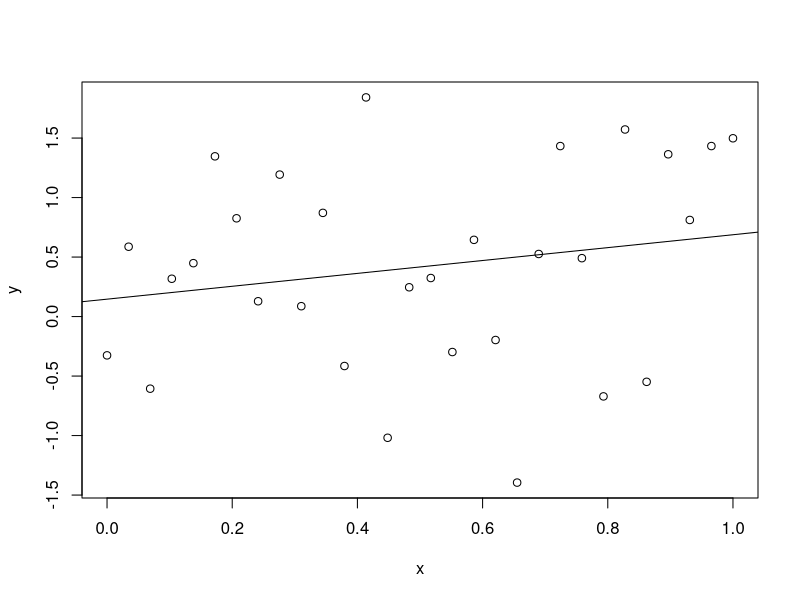
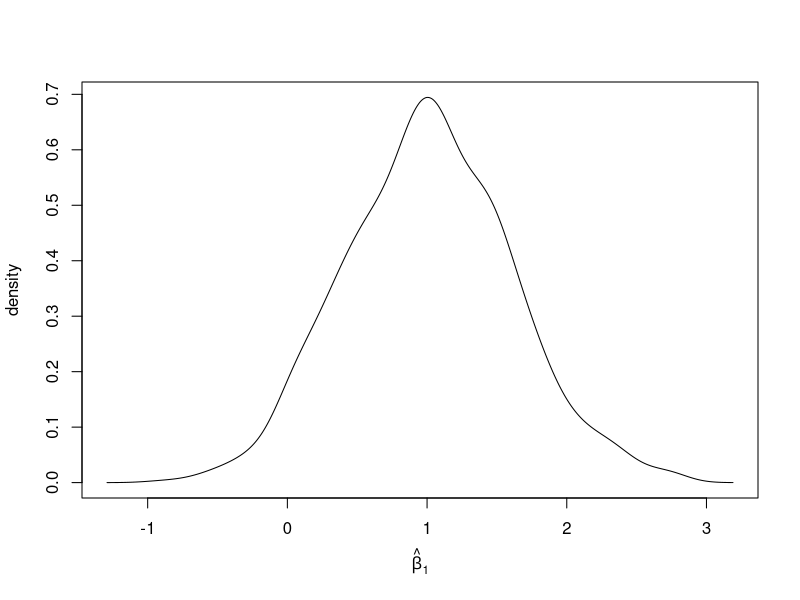

Here is the R script that generated these plots, in order: (Note: this script raises an error after producing the figures.)
# Chapter: Sampling


# Simulation

n = 30 
nsim = 1000
sig = 1
x = seq(0, 1, length.out=n)
set.seed(101)
y = x + rnorm(n,0,sig)
lmod = lm(y ~ x)
summary(lmod)$coef[2,]
plot(x,y)
abline(lmod)
slope = matrix(NA,nsim,4)
for(i in 1:nsim){
  y = x + rnorm(n,0,sig)
  lmod = lm(y ~ x)
  slope[i,] = summary(lmod)$coef[2,]
}
c(mean(slope[,1]),sd(slope[,1]))
X = model.matrix(lmod)
sqrt(solve(t(X) %*% X)[2,2])
mean(slope[,2])
dd = density(slope[,1])
plot(dd$x, dd$y, type="l",
     xlab=expression(hat(beta)[1]), ylab="density")
mean(slope[,4] < 0.05)
x = rep(c(0,1),each=n/2)
slope2 = matrix(NA,nsim,4)
for(i in 1:nsim){
  y = x + rnorm(n,0,sig)
  lmod = lm(y ~ x)
  slope2[i,] = summary(lmod)$coef[2,]
}
c(mean(slope2[,1]),sd(slope2[,1]))
X = model.matrix(lmod)
sqrt(solve(t(X) %*% X)[2,2])
mean(slope2[,4] < 0.05)
data(gala, package="faraway")
lmod = lm(Species ~ Area + Elevation + Nearest + Scruz +
                    Adjacent, gala)
simy = fitted(lmod) +
       rnorm(nrow(gala), 0, summary(lmod)$sigma)
plot(gala$Species, simy, xlab = "Observed response",
     ylab = "Simulated Response")
abline(0,1)

# Sampling Model


# Permutation Tests

lmod = lm(Species ~ Nearest + Scruz, gala)
lms = summary(lmod)
lms$fstatistic
1-pf(lms$fstatistic[1],lms$fstatistic[2],lms$fstatistic[3])
nreps = 4000
set.seed(123)
fstats = numeric(nreps)
for(i in 1:nreps){
   lmods = lm(sample(Species) ~ Nearest+Scruz, gala)
   fstats[i] = summary(lmods)$fstat[1]
}
mean(fstats > lms$fstat[1])
summary(lmod)$coef[3,]
tstats = numeric(nreps)
set.seed(123)
for(i in 1:nreps){
   lmods = lm(Species ~ Nearest+sample(Scruz), gala)
   tstats[i] = summary(lmods)$coef[3,3]
}
mean(abs(tstats) > abs(lms$coef[3,3]))

# Bootstrap Confidence Intervals

sample(10, replace=TRUE)
set.seed(123)
nb = 4000
coefmat = matrix(NA,nb,6)
resids = residuals(lmod)
preds = fitted(lmod)
for(i in 1:nb){
   booty = preds + sample(resids, rep=TRUE)
   bmod = update(lmod, booty ~ .)
   coefmat[i,] = coef(bmod)
  }
colnames(coefmat) = c("Intercept",colnames(gala[,3:7]))
coefmat = data.frame(coefmat)
apply(coefmat,2,function(x) quantile(x,c(0.025,0.975)))
library(ggplot2)
ggplot(coefmat, aes(x=Area)) + geom_density() + 
      geom_vline(xintercept=c(-0.0628, 0.0185),lty=2)
ggplot(coefmat, aes(x=Adjacent)) + geom_density() +
      geom_vline(xintercept=c(-0.104, -0.0409),lty=2)

# Exercises

sessionInfo()
